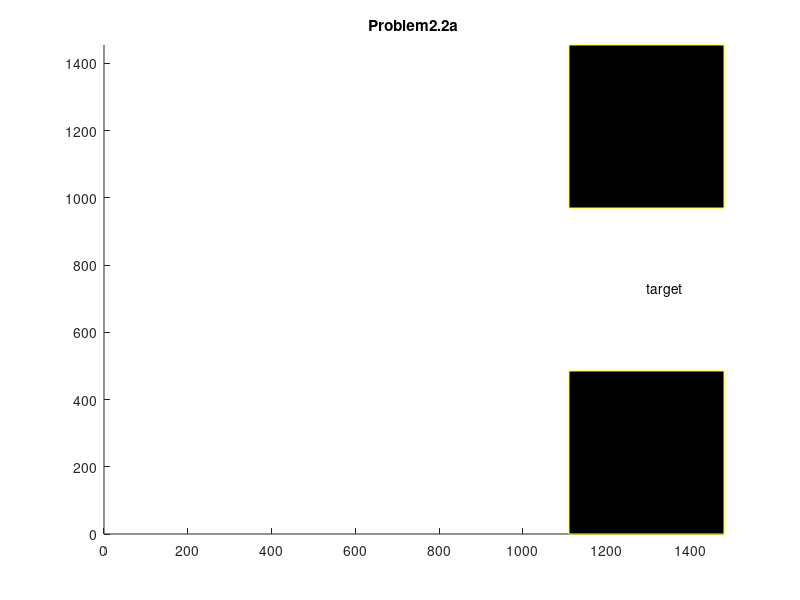

MATLAB code to generate this figure:
clc;clear all;close all;%problem 2.2a
rectangle('Position',[1110 0 370 485],'FaceColor','k','EdgeColor','y');
hold on;
rectangle('Position',[1110 970 370 485],'FaceColor','k','EdgeColor','y');


% grid on;

text (1295,727,'target');
axis([0 1480 0 1455])

title('Problem2.2a');
hold off;